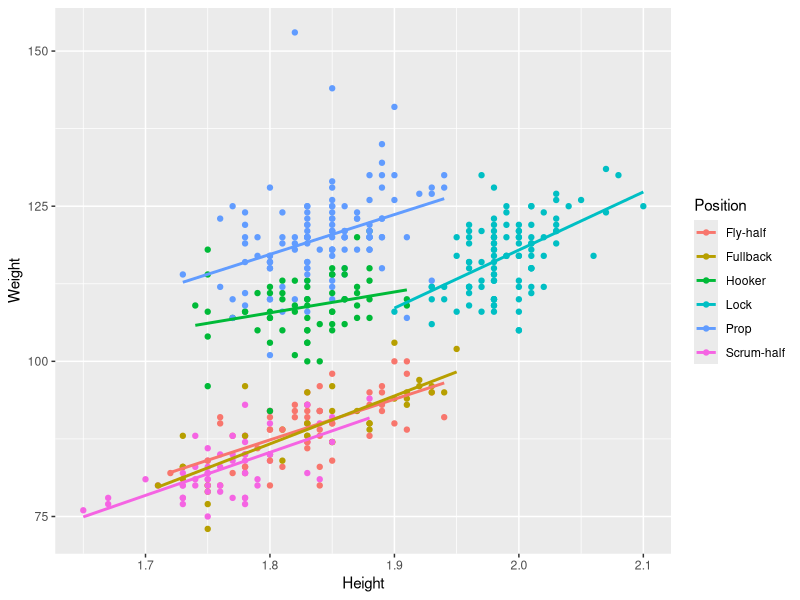
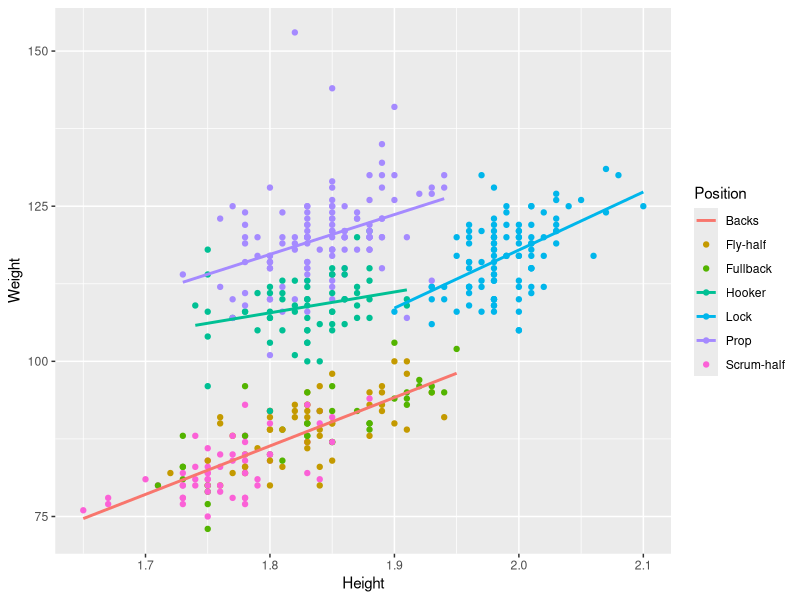

Here is the R script that generated these plots, in order:
## ---- chunk 1
library(tidyverse)
library(ggplot2) ## for graphing
library(dplyr) ## for data manipulation

players <- read.csv("URCpositions.csv")
## ---- chunk 2
ggplot(players, aes(x = Height, y = Weight, colour = Position)) +
  geom_point() +
  geom_smooth(method = "lm", se = FALSE)
## ---- chunk 3
players <- players |> mutate(prop_ind = if_else(Position == "Prop", 1, 0),
                                     hook_ind = if_else(Position == "Hooker", 1, 0), 
                                     lock_ind = if_else(Position == "Lock", 1, 0), 
                                     scrum_ind = if_else(Position == "Scrum-half", 1, 0))
## ---- chunk 4
players <- players |> mutate(full_ind = if_else(Position == "Fullback", 1, 0))
## ---- chunk 5
modPos = lm(Weight ~ Height + prop_ind + hook_ind + lock_ind + scrum_ind + full_ind, data = players)

summary(modPos)
## ---- chunk 6
players <- players |> mutate(Position2 = if_else(Position %in% c("Fullback", "Scrum-half", "Fly-half"), "Backs", Position))

ggplot(players, aes(x = Height, y = Weight)) +
  geom_point(aes(colour = Position)) +
  geom_smooth(aes(colour = Position2), method = "lm", se = FALSE)
## ---- chunk 7
modPos2 = lm(Weight ~ Height + prop_ind + hook_ind + lock_ind, data = players)

summary(modPos2)
